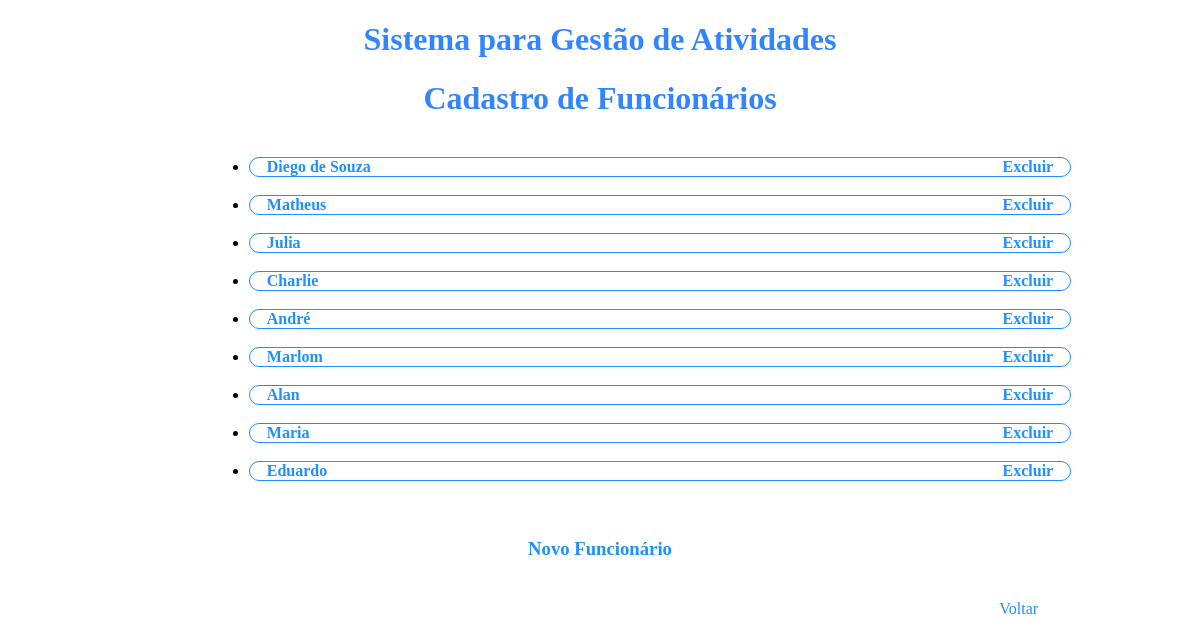
Screenshot of /funcionario/ with the database file from the repository.
### cadastro/models.py (models this page shows, shortened)
class Funcionario(models.Model):
    id = models.IntegerField(primary_key=True)
    nome = models.CharField(max_length=150)
    cpf = models.CharField(max_length=11)
    codigo = models.IntegerField(unique=True)
    cargo = models.ForeignKey(Cargo, on_delete=models.CASCADE)

### cadastro/views.py (the view)
# urls.py: path('funcionario/', views.funcionario, name='funcionario'),
def funcionario(request):
    funcionario_data = Funcionario.objects.all().values()
    template = loader.get_template('cadastro/funcionario.html')
    context = {'data': funcionario_data,}
    return HttpResponse(template.render(context, request))

### cadastro/templates/cadastro/funcionario.html (shortened to what this page needs)
<!DOCTYPE html>
<html>
<head>
</head>
<body>
<h1>Sistema para Gestão de Atividades</h1>
<h1>Cadastro de Funcionários</h1>
<table class="center" style="width:80%">
    <tr>
        <th>
            <ul>
                {% if data %}
                {% for funcionario in data %}
                    <li><a href="/funcionario_editar/{{ funcionario.id }}">{{ funcionario.nome }}</a><a href="/funcionario_excluir_item/{{ funcionario.id }}" style="float: right;"> Excluir </a></li>
                    <br>
                {% endfor %}
                {% else %}
                    <h3>Nenhum Funcionário Cadastrado</h3>
                {% endif %}
            </ul>
        </th>
    </tr>
    <tr>
      <th>
        <h3><a href="/funcionario_detalhe">Novo Funcionário</a></h3>
      </th>
    </tr>
</table>
<br>
<a class="ex1" href="/cadastro" style="float: right;">Voltar</a>
</body>
</html>

### cadastro/templates/cadastro/funcionario.html (style rules this page uses)
li { border: 1px solid black; border-radius: 30px; border-color: DodgerBlue; margin-left: 80px; text-align: left; }
table.center { margin-left: auto; margin-right: auto; }
h1 { text-align: center; color: #3385ff; }
h3 { text-align: center; color: #3385ff; }
a { color: DodgerBlue; text-decoration: none; margin-left: 2%; margin-right: 2%; }
a.ex1 { color: DodgerBlue; text-decoration: none; margin-right: 13% }

### rows the page displays
Funcionario: nome "Diego de Souza"
Funcionario: nome "Matheus"
Funcionario: nome "Julia"
Funcionario: nome "Charlie"
Funcionario: nome "André"
Funcionario: nome "Marlom"
Funcionario: nome "Alan"
Funcionario: nome "Maria"
Funcionario: nome "Eduardo"
